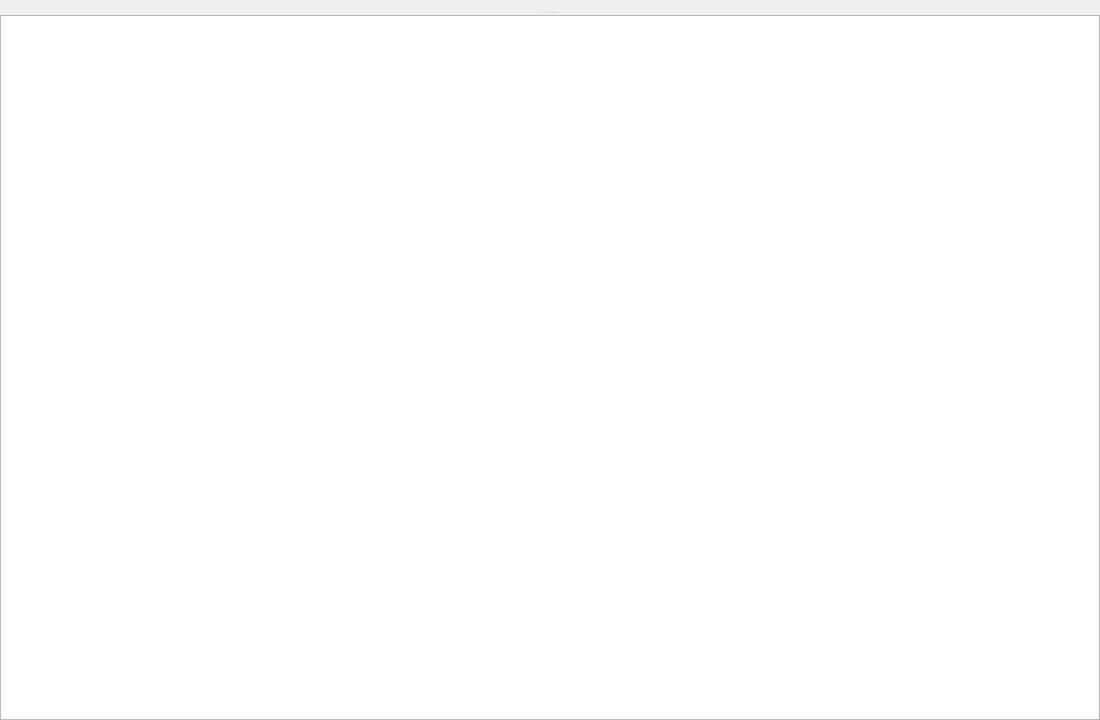
<?xml version="1.0" encoding="UTF-8"?>
<ui version="4.0">
 <class>MainWindow</class>
 <widget class="QMainWindow" name="MainWindow">
  <property name="geometry">
   <rect>
    <x>0</x>
    <y>0</y>
    <width>1100</width>
    <height>720</height>
   </rect>
  </property>
  <widget class="QWidget" name="centralwidget">
   <layout class="QVBoxLayout" name="centralLayout">
    <property name="leftMargin">
     <number>0</number>
    </property>
    <property name="topMargin">
     <number>0</number>
    </property>
    <property name="rightMargin">
     <number>0</number>
    </property>
    <property name="bottomMargin">
     <number>0</number>
    </property>
    <item>
     <widget class="QSplitter" name="splitter">
      <property name="orientation">
       <enum>Qt::Vertical</enum>
      </property>
      <widget class="QTabWidget" name="tabWidget">
       <property name="documentMode">
        <bool>true</bool>
       </property>
      </widget>
      <widget class="QPlainTextEdit" name="logEdit">
       <property name="readOnly">
        <bool>true</bool>
       </property>
      </widget>
     </widget>
    </item>
   </layout>
  </widget>
 </widget>
 <resources/>
 <connections/>
</ui>
